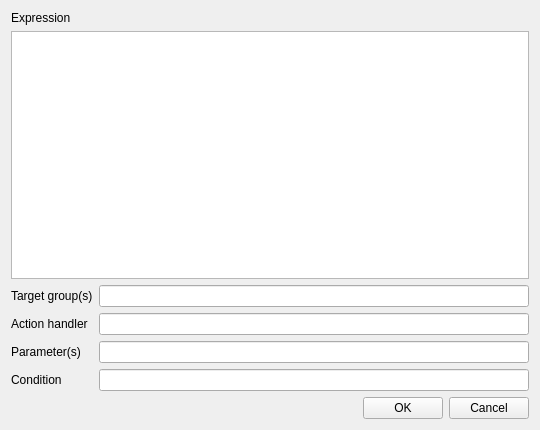
<?xml version="1.0" encoding="UTF-8"?>
<ui version="4.0">
 <class>LinkEditor</class>
 <widget class="QWidget" name="LinkEditor">
  <property name="windowModality">
   <enum>Qt::ApplicationModal</enum>
  </property>
  <property name="geometry">
   <rect>
    <x>0</x>
    <y>0</y>
    <width>540</width>
    <height>430</height>
   </rect>
  </property>
  <property name="windowTitle">
   <string>Link Editor</string>
  </property>
  <layout class="QGridLayout" name="gridLayout_2">
   <item row="0" column="0">
    <widget class="QLabel" name="label">
     <property name="text">
      <string>Expression</string>
     </property>
    </widget>
   </item>
   <item row="1" column="0" colspan="3">
    <widget class="QPlainTextEdit" name="expressionEdit">
     <property name="plainText">
      <string/>
     </property>
    </widget>
   </item>
   <item row="2" column="0" colspan="3">
    <layout class="QGridLayout" name="gridLayout">
     <item row="0" column="0">
      <widget class="QLabel" name="label_2">
       <property name="text">
        <string>Target group(s)</string>
       </property>
      </widget>
     </item>
     <item row="0" column="1">
      <widget class="QLineEdit" name="targetEdit"/>
     </item>
     <item row="1" column="0">
      <widget class="QLabel" name="label_3">
       <property name="text">
        <string>Action handler</string>
       </property>
      </widget>
     </item>
     <item row="1" column="1">
      <widget class="QLineEdit" name="condEdit"/>
     </item>
     <item row="2" column="0">
      <widget class="QLabel" name="label_4">
       <property name="text">
        <string>Parameter(s)</string>
       </property>
      </widget>
     </item>
     <item row="2" column="1">
      <widget class="QLineEdit" name="ahEdit">
       <property name="text">
        <string/>
       </property>
      </widget>
     </item>
     <item row="3" column="0">
      <widget class="QLabel" name="label_5">
       <property name="text">
        <string>Condition</string>
       </property>
      </widget>
     </item>
     <item row="3" column="1">
      <widget class="QLineEdit" name="ahParamEdit">
       <property name="text">
        <string/>
       </property>
      </widget>
     </item>
    </layout>
   </item>
   <item row="3" column="0">
    <spacer name="horizontalSpacer">
     <property name="orientation">
      <enum>Qt::Horizontal</enum>
     </property>
     <property name="sizeHint" stdset="0">
      <size>
       <width>362</width>
       <height>20</height>
      </size>
     </property>
    </spacer>
   </item>
   <item row="3" column="1">
    <widget class="QPushButton" name="okButton">
     <property name="text">
      <string>OK</string>
     </property>
    </widget>
   </item>
   <item row="3" column="2">
    <widget class="QPushButton" name="cancelButton">
     <property name="text">
      <string>Cancel</string>
     </property>
    </widget>
   </item>
  </layout>
 </widget>
 <resources/>
 <connections/>
</ui>
